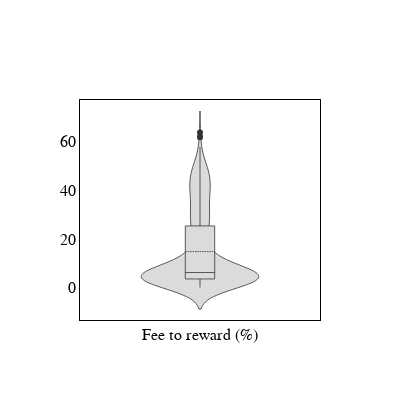

The notebook cell saved with this chart:
### Code cell
plot_violin(eth_data, 'fee_in_reward', 'Fee to reward (%)', './image/violin/fee_in_reward_violin.pdf')

### Figure 1 — Plotly figure (JSON) as saved in the notebook; plotly's stock layout.template omitted (floating-point values rounded to 4 significant figures; data arrays with more than 128 entries replaced by an {"elided": "..."} marker saying what was removed)
{"data": [{"box": {"visible": true}, "fillcolor": "lightgrey", "line": {"color": "black", "width": 0.8}, "meanline": {"visible": true}, "name": "Fee to reward (%)", "opacity": 0.8, "type": "violin", "y": {"elided": "740 float values"}}], "layout": {"font": {"color": "black", "family": "Times New Roman", "size": 16}, "height": 400, "paper_bgcolor": "rgba(0,0,0,0)", "plot_bgcolor": "rgba(0,0,0,0)", "showlegend": false, "title": {"text": ""}, "width": 400, "xaxis": {"anchor": "y", "domain": [0, 1], "linecolor": "black", "linewidth": 1, "mirror": true, "showgrid": false, "showline": true}, "yaxis": {"anchor": "x", "domain": [0, 1], "linecolor": "black", "linewidth": 1, "mirror": true, "showgrid": false, "showline": true}}}
